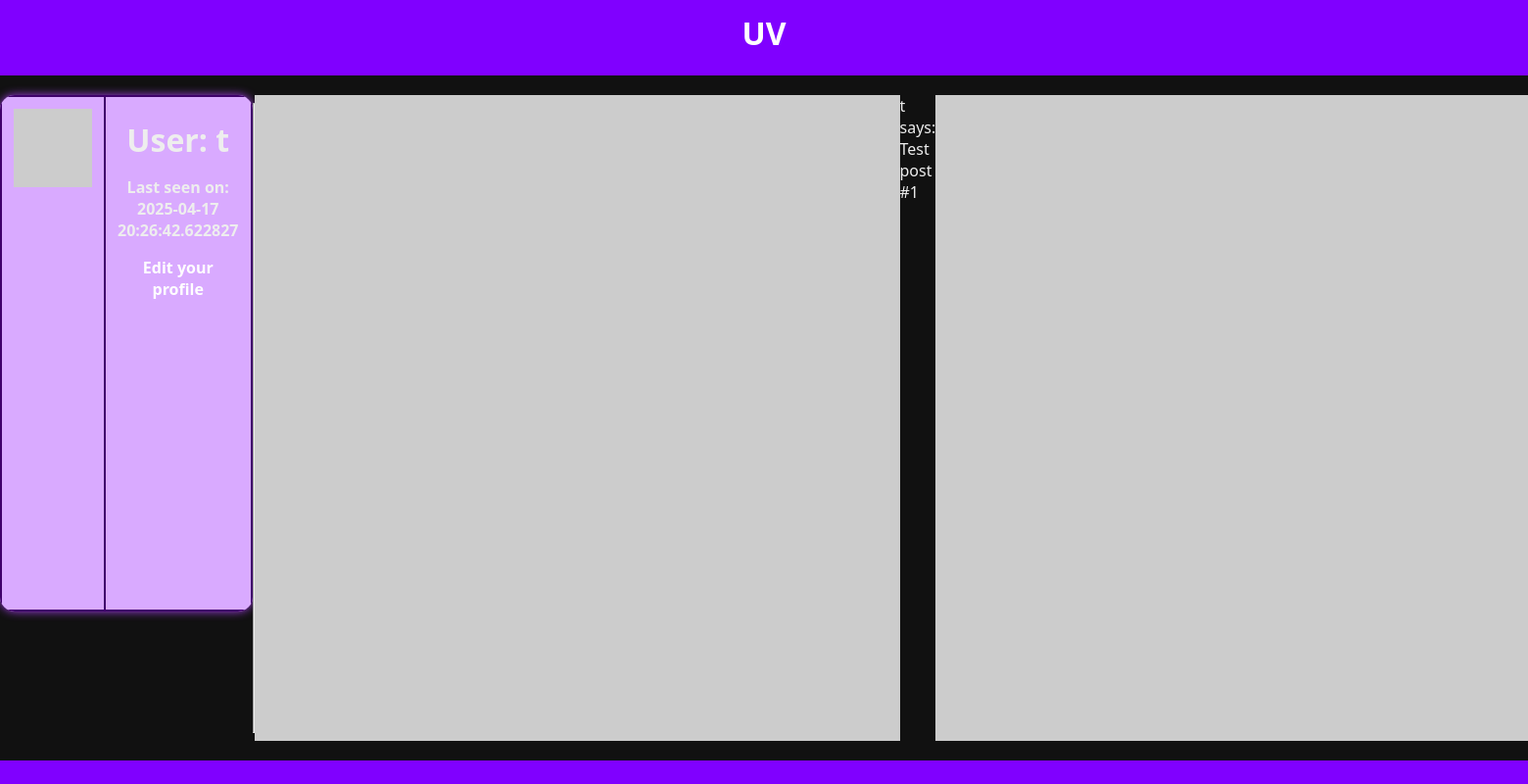
Before: /user/t (signed in) with the older database file.
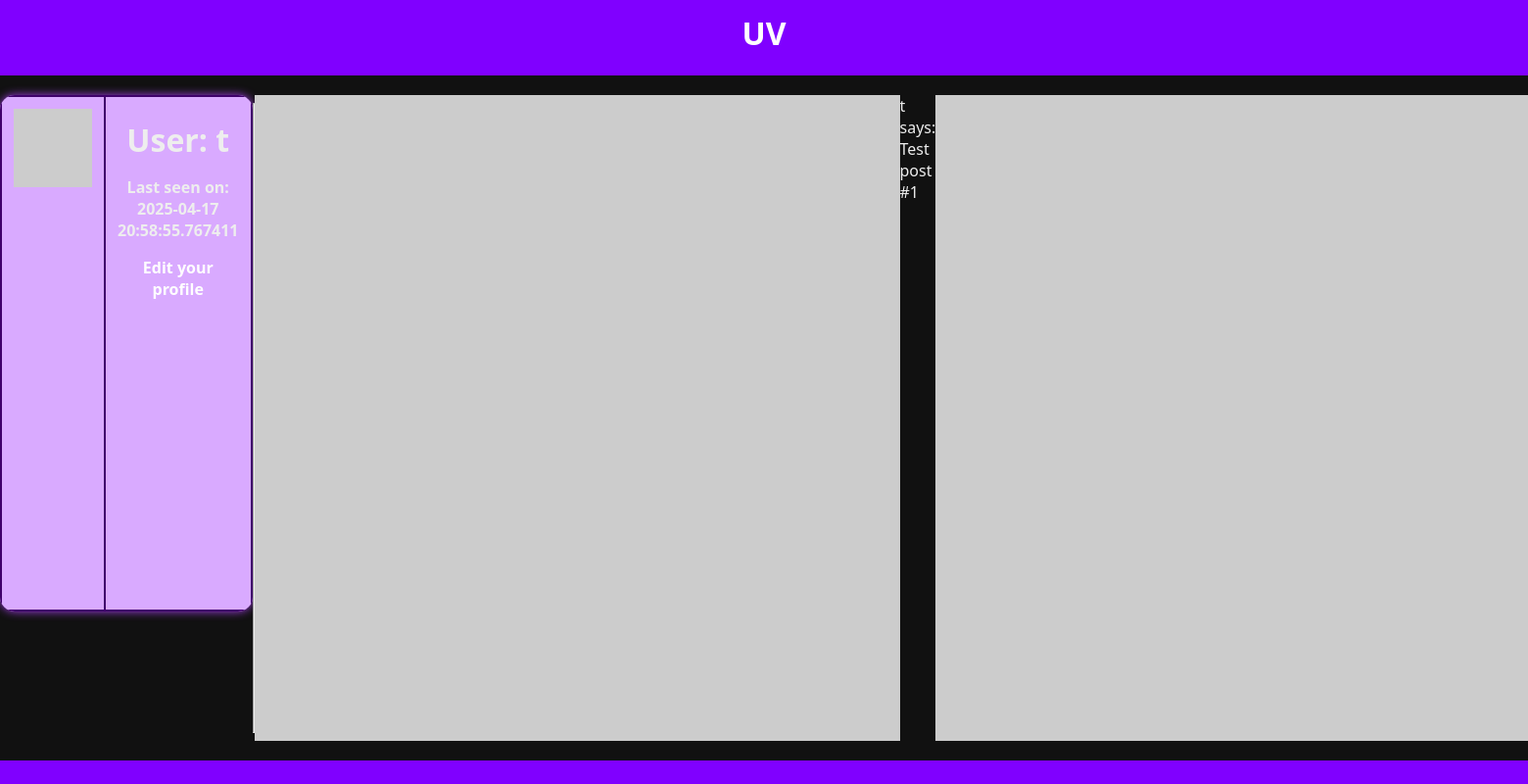
After: the same page with the newer database file.
### app/models.py (models this page shows, shortened)
class User(UserMixin, db.Model):
    id: so.Mapped[int] = so.mapped_column(primary_key=True)
    username: so.Mapped[str] = so.mapped_column(sa.String(64), index=True,
                                                unique=True)
    email: so.Mapped[str] = so.mapped_column(sa.String(120), index=True,
                                                unique=True)
    password_hash: so.Mapped[Optional[str]] = so.mapped_column(sa.String(256))
    posts: so.WriteOnlyMapped['Post'] = so.relationship(
        back_populates='author')
    def avatar(self, size):
        digest = md5(self.email.lower().encode('utf-8')).hexdigest()
        return f'https://www.gravatar.com/avatar/%7Bdigest%7D?d=identicon&s={size}'
    about_me: so.Mapped[Optional[str]] = so.mapped_column(sa.String(140))
    last_seen: so.Mapped[Optional[datetime]] = so.mapped_column(
        default=lambda: datetime.now(timezone.utc))

### app/routes.py (the view)
@app.route('/user/<username>')
@login_required
def user(username):
    user = db.first_or_404(sa.select(User).where(User.username == username))
    posts = [
        {'author': user, 'body': 'Test post #1'},
        {'author': user, 'body': 'Test post #2'}
    ]
    return render_template('user.html', user=user, posts=posts)

### app/models.py (called while the page is built)
@login.user_loader
def load_user(id):
    return db.session.get(User, int(id))

### app/routes.py (called while the page is built)
@app.before_request
def before_request():
    if current_user.is_authenticated:
        current_user.last_seen = datetime.now(timezone.utc)
        db.session.commit()

### app/templates/user.html (shortened to what this page needs)
{% extends "base.html" %}
{% block content %}
        <table>
            <tr valign="top">
                <td><img src="{{ user.avatar(128) }}"></td>
                <td>
                    <h1>User: {{ user.username }}</h1>
                    {% if user.last_seen %}<p>Last seen on: {{ user.last_seen }}</p>{% endif %}
                    {% if user == current_user %}
                        <p><a href="{{ url_for('edit_profile') }}">Edit your profile</a></p>
                    {% endif %}
                </td>
            </tr>
        </table>
    <hr>
    {% for post in posts %}
        {% include '_post.html' %}
    {% endfor %}
{% endblock %}

### app/templates/base.html (shortened to what this page needs)
<!DOCTYPE html>
<html lang="en">
<head>
    <link rel="stylesheet" href="{{ url_for('static', filename='css/style.css') }}">
    <link rel="stylesheet" href="{{ url_for('static', filename='css/login.css') }}">
    <link rel="stylesheet" href="{{ url_for('static', filename='css/index.css') }}">
    <link rel="stylesheet" href="{{ url_for('static', filename='css/registros.css') }}">
</head>
<body>
</body>
</html><body>
    <div class="header">
        <h1 class="global-title">UV</h1>
    </div>
    <div class="container">
        {% block content %}{% endblock %}
    </div>
    <div class="footer">
    </div>
</body>

### app/templates/_post.html (shortened to what this page needs)
<tr valign="top">
    <td><img src="{{ post.author.avatar(36) }}"></td>
    <td>{{ post.author.username }} says:<br>{{ post.body }}</td>
</tr>

### app/static/css/style.css (style rules this page uses)
html, body { margin: 0; padding: 0; height: 100%; display: flex; flex-direction: column; background-color: #111111ed; font-family: 'Segoe UI', Tahoma, Geneva, Verdana, sans-serif; color: #eee; }
.container { width: 100%; height: 100%; margin: 20px auto; flex: 1; display: flex; }
.header { display: flex; justify-content: center; gap: 20px; background-color: #8000ff; padding: 12px 0; align-items: center; }
.footer { background-color: #8000ff; display: flex; justify-content: center; align-items: center; padding: 12px 0; text-align: center; color: #7F00FF; margin-top: auto; }
.global-title { text-align: center; color: white; font-size: 2rem; margin: 0px 0 10px; font-weight: bold; }

### app/static/css/registros.css (style rules this page uses)
h1, h2 { text-align: center; margin: 10px 0; }
a { color: white; text-decoration: none; margin-left: 10px; font-size: 1.2em; display: inline-block; margin-bottom: 10px; }
table { background-color: #d9aaff; border-collapse: collapse; width: 80%; max-width: 400px; border-radius: 15px; overflow: hidden; box-shadow: 0 0 10px #a03de3; height: 80%; }
th, td { padding: 12px; text-align: center; font-weight: bold; font-size: 1em; border: 2px solid #3f006b; }
a { font-size: 16px; margin: 0px; text-decoration: none; }

Changed rows visible on the page:
changed User: last_seen "2025-04-17 20:26:42.622827" → "2025-04-17 20:58:55.767411"
